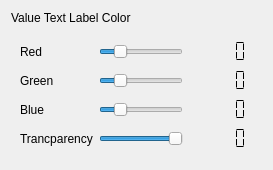
                      <widget class="QWidget" name="widget_12" native="true">
                       <layout class="QGridLayout" name="gridLayout_13">
                        <item row="1" column="0">
                         <widget class="QWidget" name="widget_13" native="true">
                          <layout class="QGridLayout" name="gridLayout_14">
                           <item row="1" column="0">
                            <widget class="QLabel" name="label_24">
                             <property name="text">
                              <string>Green</string>
                             </property>
                            </widget>
                           </item>
                           <item row="0" column="2">
                            <widget class="QLCDNumber" name="lcdNumber_Red_Display">
                             <property name="font">
                              <font>
                               <family>MS Shell Dlg 2</family>
                              </font>
                             </property>
                             <property name="frameShape">
                              <enum>QFrame::NoFrame</enum>
                             </property>
                             <property name="frameShadow">
                              <enum>QFrame::Plain</enum>
                             </property>
                             <property name="lineWidth">
                              <number>0</number>
                             </property>
                             <property name="segmentStyle">
                              <enum>QLCDNumber::Flat</enum>
                             </property>
                            </widget>
                           </item>
                           <item row="1" column="1">
                            <widget class="QSlider" name="GreenSlider_Display">
                             <property name="maximum">
                              <number>255</number>
                             </property>
                             <property name="value">
                              <number>50</number>
                             </property>
                             <property name="orientation">
                              <enum>Qt::Horizontal</enum>
                             </property>
                            </widget>
                           </item>
                           <item row="3" column="0">
                            <widget class="QLabel" name="label_25">
                             <property name="text">
                              <string>Trancparency</string>
                             </property>
                            </widget>
                           </item>
                           <item row="1" column="2">
                            <widget class="QLCDNumber" name="lcdNumber_Green_Display">
                             <property name="font">
                              <font>
                               <family>MS Shell Dlg 2</family>
                              </font>
                             </property>
                             <property name="frameShape">
                              <enum>QFrame::NoFrame</enum>
                             </property>
                             <property name="frameShadow">
                              <enum>QFrame::Plain</enum>
                             </property>
                             <property name="lineWidth">
                              <number>0</number>
                             </property>
                             <property name="segmentStyle">
                              <enum>QLCDNumber::Flat</enum>
                             </property>
                            </widget>
                           </item>
                           <item row="2" column="2">
                            <widget class="QLCDNumber" name="lcdNumber_Blue_Display">
                             <property name="font">
                              <font>
                               <family>MS Shell Dlg 2</family>
                              </font>
                             </property>
                             <property name="frameShape">
                              <enum>QFrame::NoFrame</enum>
                             </property>
                             <property name="frameShadow">
                              <enum>QFrame::Plain</enum>
                             </property>
                             <property name="lineWidth">
                              <number>0</number>
                             </property>
                             <property name="segmentStyle">
                              <enum>QLCDNumber::Flat</enum>
                             </property>
                            </widget>
                           </item>
                           <item row="2" column="0">
                            <widget class="QLabel" name="label_26">
                             <property name="text">
                              <string>Blue</string>
                             </property>
                            </widget>
                           </item>
                           <item row="2" column="1">
                            <widget class="QSlider" name="BlueSlider_Display">
                             <property name="maximum">
                              <number>255</number>
                             </property>
                             <property name="value">
                              <number>50</number>
                             </property>
                             <property name="orientation">
                              <enum>Qt::Horizontal</enum>
                             </property>
                            </widget>
                           </item>
                           <item row="3" column="1">
                            <widget class="QSlider" name="TrancSlider_Display">
                             <property name="maximum">
                              <number>255</number>
                             </property>
                             <property name="value">
                              <number>255</number>
                             </property>
                             <property name="orientation">
                              <enum>Qt::Horizontal</enum>
                             </property>
                            </widget>
                           </item>
                           <item row="3" column="2">
                            <widget class="QLCDNumber" name="lcdNumber_Trancparency_Display">
                             <property name="font">
                              <font>
                               <family>MS Shell Dlg 2</family>
                              </font>
                             </property>
                             <property name="frameShape">
                              <enum>QFrame::NoFrame</enum>
                             </property>
                             <property name="frameShadow">
                              <enum>QFrame::Plain</enum>
                             </property>
                             <property name="lineWidth">
                              <number>0</number>
                             </property>
                             <property name="segmentStyle">
                              <enum>QLCDNumber::Flat</enum>
                             </property>
                            </widget>
                           </item>
                           <item row="0" column="0">
                            <widget class="QLabel" name="label_27">
                             <property name="text">
                              <string>Red</string>
                             </property>
                            </widget>
                           </item>
                           <item row="0" column="1">
                            <widget class="QSlider" name="RedSlider_Display">
                             <property name="maximum">
                              <number>255</number>
                             </property>
                             <property name="value">
                              <number>50</number>
                             </property>
                             <property name="orientation">
                              <enum>Qt::Horizontal</enum>
                             </property>
                            </widget>
                           </item>
                          </layout>
                         </widget>
                        </item>
                        <item row="0" column="0">
                         <widget class="QLabel" name="label_31">
                          <property name="text">
                           <string>Value Text Label Color</string>
                          </property>
                         </widget>
                        </item>
                       </layout>
                      </widget>
